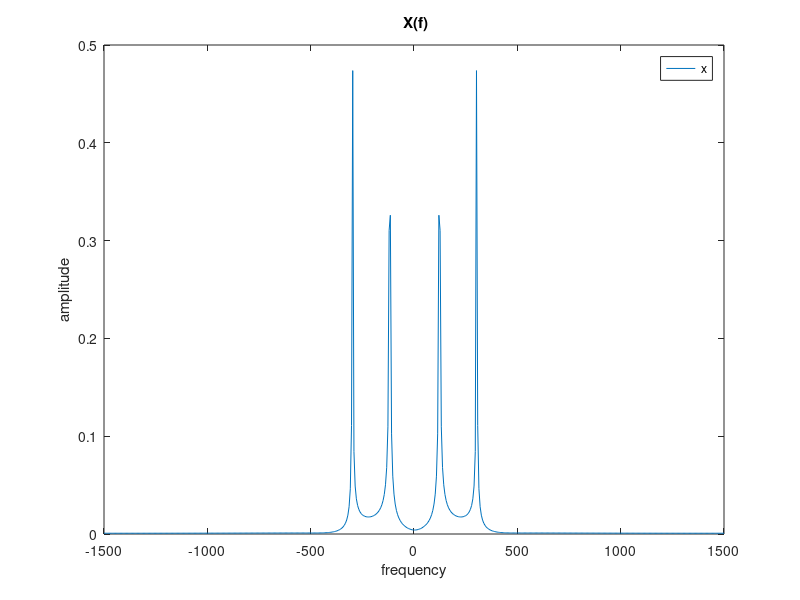
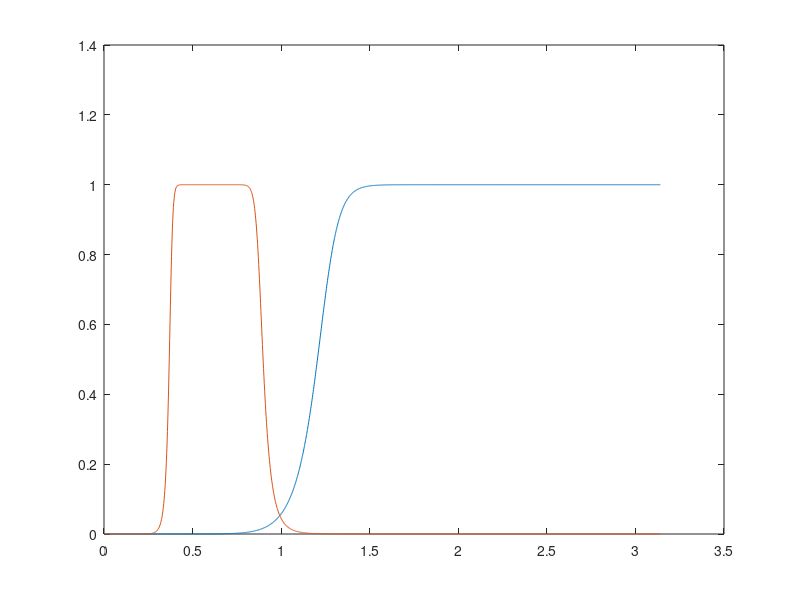
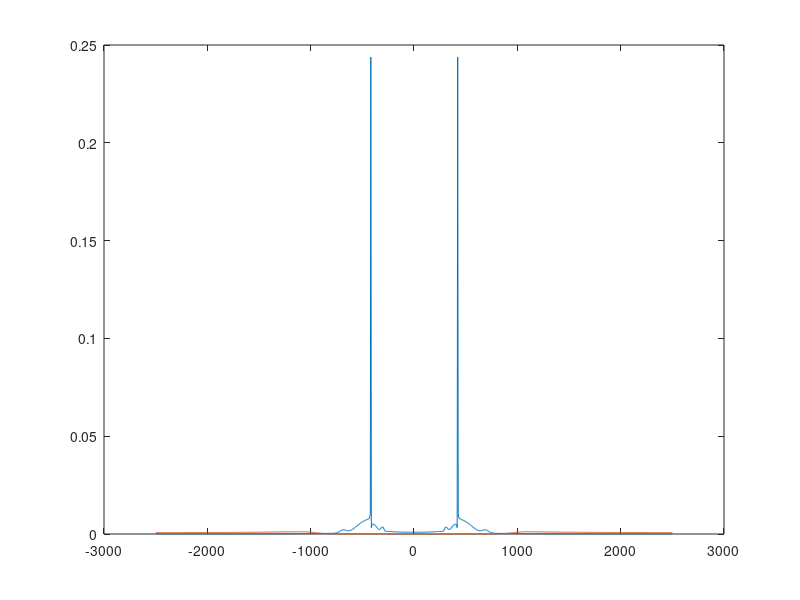

MATLAB code to generate these figures, in order:
clc ;
clear all;
close all;
Fs = 3000;
dt = 0.6;
N = 512 ;
n1 = 0 : dt : Fs;
f = linspace(-Fs/2,Fs/2,N);
x1n = cos((2*pi*200*n1)/Fs);
x2n = sin((2*pi*500*n1)/Fs);
xn = x1n + x2n;
xnf = fft(xn,N);
xnft = fftshift(abs(xnf)/N);
figure(1);
plot(f,xnft);
title(" X(f)");
legend("x");
xlabel("frequency");
ylabel("amplitude");



Fs2 = 5000;
dt2 = 0.3;
n2 = 0 : dt2 : Fs2;
N2 = 1024;
xn2 = cos(2*pi*500*n2/Fs2) + 0.5*cos(2*pi*1400*n2/Fs2);
fband = [300 700];
[bbp, abp] = butter(10, fband ./ (Fs2 / 2), 'bandpass');
[Hbp, Fbp]=freqz(bbp, abp, Fs/2);
y1 = filter(bbp, abp,xn2);
fhigh = 1000 ;
[bh, ah] = butter(10 ,fhigh / (Fs2 / 2), 'high');
[Hhp, Fhp]=freqz(bh, ah,Fs2/2);
y2 = filter(bh,ah,xn2);
f2 = linspace(-Fs2/2,Fs2/2,N2);
xn2f = fft(xn2,N2);
xn2ft = fftshift(abs(xn2f)/N2);
y1f = fft(y1,N2);
y1ft = fftshift(abs(y1f)/N2);
y2f = fft(y2,N2);
y2ft = fftshift(abs(y2f)/N2);

figure(2);
plot(Fhp,abs(Hhp));
hold on;
plot(Fbp,abs(Hbp));


figure(3);
plot(f2,y1ft);
hold on;
plot(f2,y2ft);
